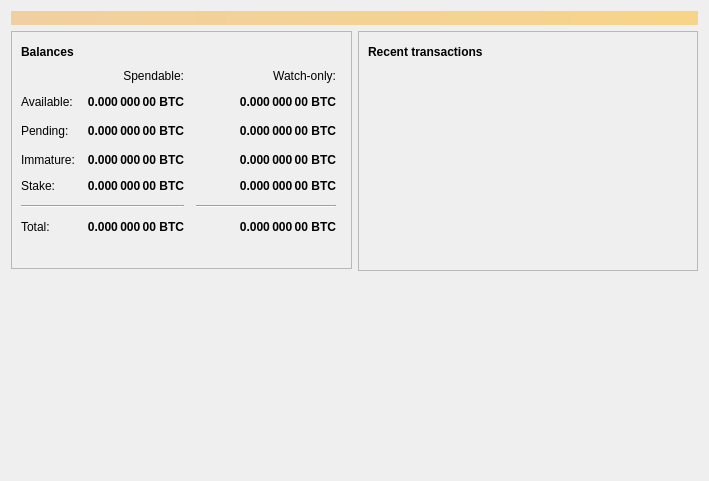
<?xml version="1.0" encoding="UTF-8"?>
<ui version="4.0">
 <class>OverviewPage</class>
 <widget class="QWidget" name="OverviewPage">
  <property name="geometry">
   <rect>
    <x>0</x>
    <y>0</y>
    <width>709</width>
    <height>481</height>
   </rect>
  </property>
  <property name="windowTitle">
   <string>Form</string>
  </property>
  <layout class="QVBoxLayout" name="topLayout">
   <item>
    <widget class="QLabel" name="labelAlerts">
     <property name="visible">
      <bool>false</bool>
     </property>
     <property name="styleSheet">
      <string notr="true">QLabel { background-color: qlineargradient(x1: 0, y1: 0, x2: 1, y2: 0, stop:0 #F0D0A0, stop:1 #F8D488); color:#000000; }</string>
     </property>
     <property name="wordWrap">
      <bool>true</bool>
     </property>
     <property name="margin">
      <number>3</number>
     </property>
     <property name="textInteractionFlags">
      <set>Qt::TextSelectableByMouse</set>
     </property>
    </widget>
   </item>
   <item>
    <layout class="QHBoxLayout" name="horizontalLayout" stretch="1,1">
     <item>
      <layout class="QVBoxLayout" name="verticalLayout_2">
       <item>
        <widget class="QFrame" name="frame">
         <property name="frameShape">
          <enum>QFrame::StyledPanel</enum>
         </property>
         <property name="frameShadow">
          <enum>QFrame::Raised</enum>
         </property>
         <layout class="QVBoxLayout" name="verticalLayout_4">
          <item>
           <layout class="QHBoxLayout" name="horizontalLayout_4">
            <item>
             <widget class="QLabel" name="label_5">
              <property name="font">
               <font>
                <weight>75</weight>
                <bold>true</bold>
               </font>
              </property>
              <property name="text">
               <string>Balances</string>
              </property>
             </widget>
            </item>
            <item>
             <widget class="QPushButton" name="labelWalletStatus">
              <property name="enabled">
               <bool>false</bool>
              </property>
              <property name="maximumSize">
               <size>
                <width>30</width>
                <height>16777215</height>
               </size>
              </property>
              <property name="toolTip">
               <string>The displayed information may be out of date. Your wallet automatically synchronizes with the Bitcoin network after a connection is established, but this process has not completed yet.</string>
              </property>
              <property name="text">
               <string/>
              </property>
              <property name="icon">
               <iconset resource="../bitcoin.qrc">
                <normaloff>:/icons/warning</normaloff>
                <disabledoff>:/icons/warning</disabledoff>:/icons/warning</iconset>
              </property>
              <property name="iconSize">
               <size>
                <width>24</width>
                <height>24</height>
               </size>
              </property>
              <property name="flat">
               <bool>true</bool>
              </property>
             </widget>
            </item>
            <item>
             <spacer name="horizontalSpacer_3">
              <property name="orientation">
               <enum>Qt::Horizontal</enum>
              </property>
              <property name="sizeHint" stdset="0">
               <size>
                <width>40</width>
                <height>20</height>
               </size>
              </property>
             </spacer>
            </item>
           </layout>
          </item>
          <item>
           <layout class="QGridLayout" name="gridLayout">
            <property name="spacing">
             <number>12</number>
            </property>
            <item row="2" column="2">
             <widget class="QLabel" name="labelWatchPending">
              <property name="font">
               <font>
                <weight>75</weight>
                <bold>true</bold>
               </font>
              </property>
              <property name="cursor">
               <cursorShape>IBeamCursor</cursorShape>
              </property>
              <property name="toolTip">
               <string>Unconfirmed transactions to watch-only addresses</string>
              </property>
              <property name="text">
               <string notr="true">0.000 000 00 BTC</string>
              </property>
              <property name="alignment">
               <set>Qt::AlignRight|Qt::AlignTrailing|Qt::AlignVCenter</set>
              </property>
              <property name="textInteractionFlags">
               <set>Qt::LinksAccessibleByMouse|Qt::TextSelectableByKeyboard|Qt::TextSelectableByMouse</set>
              </property>
             </widget>
            </item>
            <item row="2" column="1">
             <widget class="QLabel" name="labelUnconfirmed">
              <property name="font">
               <font>
                <weight>75</weight>
                <bold>true</bold>
               </font>
              </property>
              <property name="cursor">
               <cursorShape>IBeamCursor</cursorShape>
              </property>
              <property name="toolTip">
               <string>Total of transactions that have yet to be confirmed, and do not yet count toward the spendable balance</string>
              </property>
              <property name="text">
               <string notr="true">0.000 000 00 BTC</string>
              </property>
              <property name="alignment">
               <set>Qt::AlignRight|Qt::AlignTrailing|Qt::AlignVCenter</set>
              </property>
              <property name="textInteractionFlags">
               <set>Qt::LinksAccessibleByMouse|Qt::TextSelectableByKeyboard|Qt::TextSelectableByMouse</set>
              </property>
             </widget>
            </item>
            <item row="3" column="2">
             <widget class="QLabel" name="labelWatchImmature">
              <property name="font">
               <font>
                <weight>75</weight>
                <bold>true</bold>
               </font>
              </property>
              <property name="cursor">
               <cursorShape>IBeamCursor</cursorShape>
              </property>
              <property name="toolTip">
               <string>Mined balance in watch-only addresses that has not yet matured</string>
              </property>
              <property name="text">
               <string notr="true">0.000 000 00 BTC</string>
              </property>
              <property name="alignment">
               <set>Qt::AlignRight|Qt::AlignTrailing|Qt::AlignVCenter</set>
              </property>
              <property name="textInteractionFlags">
               <set>Qt::LinksAccessibleByMouse|Qt::TextSelectableByKeyboard|Qt::TextSelectableByMouse</set>
              </property>
             </widget>
            </item>
            <item row="5" column="0" colspan="2">
             <widget class="Line" name="line">
              <property name="orientation">
               <enum>Qt::Horizontal</enum>
              </property>
             </widget>
            </item>
            <item row="5" column="2">
             <widget class="Line" name="lineWatchBalance">
              <property name="sizePolicy">
               <sizepolicy hsizetype="Preferred" vsizetype="Fixed">
                <horstretch>0</horstretch>
                <verstretch>0</verstretch>
               </sizepolicy>
              </property>
              <property name="minimumSize">
               <size>
                <width>140</width>
                <height>0</height>
               </size>
              </property>
              <property name="orientation">
               <enum>Qt::Horizontal</enum>
              </property>
             </widget>
            </item>
            <item row="6" column="0">
             <widget class="QLabel" name="labelTotalText">
              <property name="text">
               <string>Total:</string>
              </property>
             </widget>
            </item>
            <item row="3" column="1">
             <widget class="QLabel" name="labelImmature">
              <property name="font">
               <font>
                <weight>75</weight>
                <bold>true</bold>
               </font>
              </property>
              <property name="cursor">
               <cursorShape>IBeamCursor</cursorShape>
              </property>
              <property name="toolTip">
               <string>Mined balance that has not yet matured</string>
              </property>
              <property name="text">
               <string notr="true">0.000 000 00 BTC</string>
              </property>
              <property name="alignment">
               <set>Qt::AlignRight|Qt::AlignTrailing|Qt::AlignVCenter</set>
              </property>
              <property name="textInteractionFlags">
               <set>Qt::LinksAccessibleByMouse|Qt::TextSelectableByKeyboard|Qt::TextSelectableByMouse</set>
              </property>
             </widget>
            </item>
            <item row="2" column="3">
             <spacer name="horizontalSpacer_2">
              <property name="orientation">
               <enum>Qt::Horizontal</enum>
              </property>
              <property name="sizeHint" stdset="0">
               <size>
                <width>40</width>
                <height>20</height>
               </size>
              </property>
             </spacer>
            </item>
            <item row="3" column="0">
             <widget class="QLabel" name="labelImmatureText">
              <property name="text">
               <string>Immature:</string>
              </property>
             </widget>
            </item>
            <item row="6" column="1">
             <widget class="QLabel" name="labelTotal">
              <property name="font">
               <font>
                <weight>75</weight>
                <bold>true</bold>
               </font>
              </property>
              <property name="cursor">
               <cursorShape>IBeamCursor</cursorShape>
              </property>
              <property name="toolTip">
               <string>Your current total balance</string>
              </property>
              <property name="text">
               <string notr="true">0.000 000 00 BTC</string>
              </property>
              <property name="alignment">
               <set>Qt::AlignRight|Qt::AlignTrailing|Qt::AlignVCenter</set>
              </property>
              <property name="textInteractionFlags">
               <set>Qt::LinksAccessibleByMouse|Qt::TextSelectableByKeyboard|Qt::TextSelectableByMouse</set>
              </property>
             </widget>
            </item>
            <item row="6" column="2">
             <widget class="QLabel" name="labelWatchTotal">
              <property name="font">
               <font>
                <weight>75</weight>
                <bold>true</bold>
               </font>
              </property>
              <property name="cursor">
               <cursorShape>IBeamCursor</cursorShape>
              </property>
              <property name="toolTip">
               <string>Current total balance in watch-only addresses</string>
              </property>
              <property name="text">
               <string notr="true">0.000 000 00 BTC</string>
              </property>
              <property name="alignment">
               <set>Qt::AlignRight|Qt::AlignTrailing|Qt::AlignVCenter</set>
              </property>
              <property name="textInteractionFlags">
               <set>Qt::LinksAccessibleByMouse|Qt::TextSelectableByKeyboard|Qt::TextSelectableByMouse</set>
              </property>
             </widget>
            </item>
            <item row="0" column="2">
             <widget class="QLabel" name="labelWatchonly">
              <property name="text">
               <string>Watch-only:</string>
              </property>
              <property name="alignment">
               <set>Qt::AlignRight|Qt::AlignTrailing|Qt::AlignVCenter</set>
              </property>
             </widget>
            </item>
            <item row="1" column="0">
             <widget class="QLabel" name="labelBalanceText">
              <property name="text">
               <string>Available:</string>
              </property>
             </widget>
            </item>
            <item row="1" column="1">
             <widget class="QLabel" name="labelBalance">
              <property name="font">
               <font>
                <weight>75</weight>
                <bold>true</bold>
               </font>
              </property>
              <property name="cursor">
               <cursorShape>IBeamCursor</cursorShape>
              </property>
              <property name="toolTip">
               <string>Your current spendable balance</string>
              </property>
              <property name="text">
               <string notr="true">0.000 000 00 BTC</string>
              </property>
              <property name="alignment">
               <set>Qt::AlignRight|Qt::AlignTrailing|Qt::AlignVCenter</set>
              </property>
              <property name="textInteractionFlags">
               <set>Qt::LinksAccessibleByMouse|Qt::TextSelectableByKeyboard|Qt::TextSelectableByMouse</set>
              </property>
             </widget>
            </item>
            <item row="1" column="2">
             <widget class="QLabel" name="labelWatchAvailable">
              <property name="font">
               <font>
                <weight>75</weight>
                <bold>true</bold>
               </font>
              </property>
              <property name="cursor">
               <cursorShape>IBeamCursor</cursorShape>
              </property>
              <property name="toolTip">
               <string>Your current balance in watch-only addresses</string>
              </property>
              <property name="text">
               <string notr="true">0.000 000 00 BTC</string>
              </property>
              <property name="alignment">
               <set>Qt::AlignRight|Qt::AlignTrailing|Qt::AlignVCenter</set>
              </property>
              <property name="textInteractionFlags">
               <set>Qt::LinksAccessibleByMouse|Qt::TextSelectableByKeyboard|Qt::TextSelectableByMouse</set>
              </property>
             </widget>
            </item>
            <item row="2" column="0">
             <widget class="QLabel" name="labelPendingText">
              <property name="text">
               <string>Pending:</string>
              </property>
             </widget>
            </item>
            <item row="0" column="1">
             <widget class="QLabel" name="labelSpendable">
              <property name="text">
               <string>Spendable:</string>
              </property>
              <property name="alignment">
               <set>Qt::AlignRight|Qt::AlignTrailing|Qt::AlignVCenter</set>
              </property>
             </widget>
            </item>
            <item row="4" column="0">
             <widget class="QLabel" name="labelStakeText">
              <property name="text">
               <string>Stake:</string>
              </property>
             </widget>
            </item>
            <item row="4" column="1">
             <widget class="QLabel" name="labelStake">
              <property name="font">
               <font>
                <weight>75</weight>
                <bold>true</bold>
               </font>
              </property>
              <property name="text">
               <string>0.000 000 00 BTC</string>
              </property>
              <property name="alignment">
               <set>Qt::AlignRight|Qt::AlignTrailing|Qt::AlignVCenter</set>
              </property>
              <property name="textInteractionFlags">
               <set>Qt::LinksAccessibleByMouse|Qt::TextSelectableByKeyboard|Qt::TextSelectableByMouse</set>
              </property>
             </widget>
            </item>
            <item row="4" column="2">
             <widget class="QLabel" name="labelWatchStake">
              <property name="font">
               <font>
                <weight>75</weight>
                <bold>true</bold>
               </font>
              </property>
              <property name="text">
               <string>0.000 000 00 BTC</string>
              </property>
              <property name="alignment">
               <set>Qt::AlignRight|Qt::AlignTrailing|Qt::AlignVCenter</set>
              </property>
              <property name="textInteractionFlags">
               <set>Qt::LinksAccessibleByMouse|Qt::TextSelectableByKeyboard|Qt::TextSelectableByMouse</set>
              </property>
             </widget>
            </item>
            <item row="2" column="3">
             <spacer name="horizontalSpacer_21">
              <property name="orientation">
               <enum>Qt::Horizontal</enum>
              </property>
              <property name="sizeHint" stdset="0">
               <size>
                <width>40</width>
                <height>20</height>
               </size>
              </property>
             </spacer>
            </item>
           </layout>
          </item>
          <item>
           <spacer name="verticalSpacer_3">
            <property name="orientation">
             <enum>Qt::Vertical</enum>
            </property>
            <property name="sizeType">
             <enum>QSizePolicy::Fixed</enum>
            </property>
            <property name="sizeHint" stdset="0">
             <size>
              <width>20</width>
              <height>25</height>
             </size>
            </property>
           </spacer>
          </item>
         </layout>
        </widget>
       </item>
       <item>
        <spacer name="verticalSpacer">
         <property name="orientation">
          <enum>Qt::Vertical</enum>
         </property>
         <property name="sizeHint" stdset="0">
          <size>
           <width>20</width>
           <height>40</height>
          </size>
         </property>
        </spacer>
       </item>
       <item>
        <widget class="QLabel" name="labelBgCoin">
         <property name="sizePolicy">
          <sizepolicy hsizetype="Preferred" vsizetype="Preferred">
           <horstretch>0</horstretch>
           <verstretch>0</verstretch>
          </sizepolicy>
         </property>
         <property name="text">
          <string/>
         </property>
         <property name="pixmap">
          <pixmap resource="../bitcoin.qrc">:/images/wallet_bgcoin</pixmap>
         </property>
         <property name="scaledContents">
          <bool>false</bool>
         </property>
         <property name="alignment">
          <set>Qt::AlignBottom|Qt::AlignHCenter</set>
         </property>
         <property name="wordWrap">
          <bool>false</bool>
         </property>
         <property name="margin">
          <number>0</number>
         </property>
         <property name="indent">
          <number>0</number>
         </property>
         <property name="openExternalLinks">
          <bool>false</bool>
         </property>
        </widget>
       </item>
      </layout>
     </item>
     <item>
      <layout class="QVBoxLayout" name="verticalLayout_3">
       <item>
        <widget class="QFrame" name="frame_2">
         <property name="frameShape">
          <enum>QFrame::StyledPanel</enum>
         </property>
         <property name="frameShadow">
          <enum>QFrame::Raised</enum>
         </property>
         <layout class="QVBoxLayout" name="verticalLayout">
          <item>
           <layout class="QHBoxLayout" name="horizontalLayout_2">
            <item>
             <widget class="QLabel" name="label_4">
              <property name="font">
               <font>
                <weight>75</weight>
                <bold>true</bold>
               </font>
              </property>
              <property name="text">
               <string>Recent transactions</string>
              </property>
             </widget>
            </item>
            <item>
             <widget class="QPushButton" name="labelTransactionsStatus">
              <property name="enabled">
               <bool>false</bool>
              </property>
              <property name="maximumSize">
               <size>
                <width>30</width>
                <height>16777215</height>
               </size>
              </property>
              <property name="toolTip">
               <string>The displayed information may be out of date. Your wallet automatically synchronizes with the Bitcoin network after a connection is established, but this process has not completed yet.</string>
              </property>
              <property name="text">
               <string/>
              </property>
              <property name="icon">
               <iconset resource="../bitcoin.qrc">
                <normaloff>:/icons/warning</normaloff>
                <disabledoff>:/icons/warning</disabledoff>:/icons/warning</iconset>
              </property>
              <property name="iconSize">
               <size>
                <width>24</width>
                <height>24</height>
               </size>
              </property>
              <property name="flat">
               <bool>true</bool>
              </property>
             </widget>
            </item>
            <item>
             <spacer name="horizontalSpacer">
              <property name="orientation">
               <enum>Qt::Horizontal</enum>
              </property>
              <property name="sizeHint" stdset="0">
               <size>
                <width>40</width>
                <height>20</height>
               </size>
              </property>
             </spacer>
            </item>
           </layout>
          </item>
          <item>
           <widget class="QListView" name="listTransactions">
            <property name="styleSheet">
             <string notr="true">QListView { background: transparent; }</string>
            </property>
            <property name="frameShape">
             <enum>QFrame::NoFrame</enum>
            </property>
            <property name="verticalScrollBarPolicy">
             <enum>Qt::ScrollBarAlwaysOff</enum>
            </property>
            <property name="horizontalScrollBarPolicy">
             <enum>Qt::ScrollBarAlwaysOff</enum>
            </property>
            <property name="selectionMode">
             <enum>QAbstractItemView::NoSelection</enum>
            </property>
           </widget>
          </item>
         </layout>
        </widget>
       </item>
       <item>
        <spacer name="verticalSpacer_2">
         <property name="orientation">
          <enum>Qt::Vertical</enum>
         </property>
         <property name="sizeHint" stdset="0">
          <size>
           <width>20</width>
           <height>40</height>
          </size>
         </property>
        </spacer>
       </item>
       <item>
        <widget class="QLabel" name="labelBanner">
         <property name="sizePolicy">
          <sizepolicy hsizetype="Preferred" vsizetype="Preferred">
           <horstretch>0</horstretch>
           <verstretch>0</verstretch>
          </sizepolicy>
         </property>
         <property name="cursor">
          <cursorShape>ArrowCursor</cursorShape>
         </property>
         <property name="text">
          <string/>
         </property>
         <property name="pixmap">
          <pixmap resource="../bitcoin.qrc">:/images/banner</pixmap>
         </property>
         <property name="scaledContents">
          <bool>false</bool>
         </property>
         <property name="alignment">
          <set>Qt::AlignBottom|Qt::AlignHCenter</set>
         </property>
         <property name="wordWrap">
          <bool>false</bool>
         </property>
         <property name="margin">
          <number>0</number>
         </property>
         <property name="indent">
          <number>0</number>
         </property>
        </widget>
       </item>
      </layout>
     </item>
    </layout>
   </item>
  </layout>
 </widget>
 <resources>
  <include location="../bitcoin.qrc"/>
 </resources>
 <connections/>
</ui>
